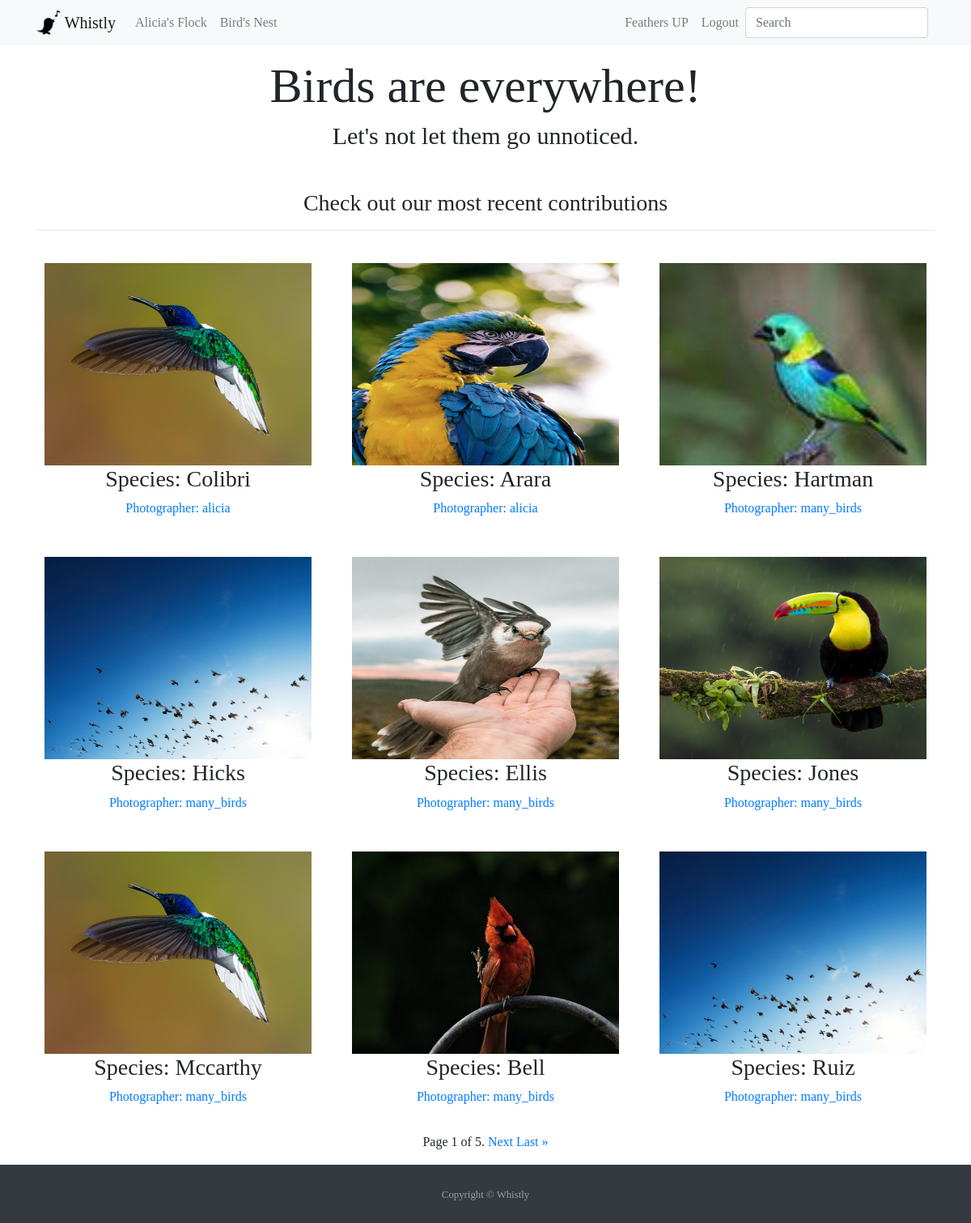
Page /birds_nest/ (signed in) on the committed database.
### users/models.py (models this page shows, shortened)
class CustomUser(AbstractUser):
    id = models.UUIDField(
        primary_key=True,
        default=uuid.uuid4,
        editable=False
    )
    profile_picture = models.ImageField(upload_to='profile_pics', blank=True, default='default/default_profile_pic.jpg', validators=[file_size])
    about_user = models.TextField(max_length=600, blank=True, default='Enter a nice description here')
    registered_at = models.DateField(auto_now_add=True)

### birds/models.py (models this page shows, shortened)
class TimeStampedModel(models.Model):
    created = models.DateTimeField(auto_now_add=True)
    modified = models.DateTimeField(auto_now=True)
    class Meta:
        abstract = True

class Bird(TimeStampedModel):
    id = models.UUIDField(
        primary_key=True,
        default=uuid.uuid4,
        editable=False
    )
    species = models.CharField(max_length=150, blank=False)
    location = models.CharField(max_length=200, blank=False)
    picture = models.ImageField(upload_to='bird', blank=False, validators=[file_size])
    photographer = models.ForeignKey(
        get_user_model(),
        on_delete=models.CASCADE,
        related_name='photographers',)
    photographer_comment = models.TextField(max_length=500)
    class Meta:
        ordering = ['-created']
    def get_absolute_url(self):
        return reverse("bird_detail", kwargs={"pk": self.pk})

### pages/views.py (the view)
# urls.py: path('birds_nest/', BirdsNestListView.as_view(), name='birds_nest'),
class BirdsNestListView(ListView):
    model = Bird
    template_name = 'bird/bird_list.html'
    context_object_name = 'birds_list'
    paginate_by = 9

### templates/bird/bird_list.html (shortened to what this page needs)
{% extends '_base.html' %}
{% load crispy_forms_tags %}
{% block content %}
<div class="container" align=center>
    <h3>Check out our most recent contributions</h3>
    <hr class="mb-4">
    <div class="row">
        {% for bird in birds_list %}
            <div class="col-sm-6 col-md-6 col-lg-4 p-3">
                    <a href="{{ bird.get_absolute_url }}">
                        <img class="" src="{{ bird.picture.url }}" alt="{{ bird.species }}" style="height: 250px; width: 330px">
                    </a>
                <div class="caption">
                    <h3>Species: {{bird.species}}</h3>
                    <a href="{% url 'profile_detail' pk=bird.photographer.pk %}">
                        <p>Photographer: {{bird.photographer}}</p>
                    </a>
                </div>
            </div>
        {% endfor %}
        <div class="container">
            <span class="step-links">
                <span class="current">
                    Page {{ page_obj.number }} of {{ page_obj.paginator.num_pages }}.
                </span>
                {% if page_obj.has_next %}
                    <a href="?page={{ page_obj.next_page_number }}">Next</a>
                    <a href="?page={{ page_obj.paginator.num_pages }}">Last &raquo;</a>
                {% endif %}
            </span>
        </div>
    </div>
</div>
{% endblock content %}

### templates/_base.html (shortened to what this page needs)
<!DOCTYPE html>
{% load static %}
<html lang="en">
<head>
<link rel="stylesheet" href="https://cdnjs.cloudflare.com/ajax/libs/twitter-bootstrap/4.5.0/css/bootstrap.min.css">
<link rel="stylesheet" href="https://cdnjs.cloudflare.com/ajax/libs/font-awesome/5.13.0/css/all.min.css">
<link rel="stylesheet" href="{% static 'css/base.css' %}">
</head>
<body>
<div id="main-div">
    <nav class="navbar fixed-top navbar-expand-lg navbar-light bg-light">
      <div class="container">
        <div class="navbar-header">
          <a href="{% url 'home' %}" class="navbar-brand">
            <img src="{% static 'img/icon.png' %}" width="30" height="30" class="d-inline-block align-top" alt="icon">
            Whistly
          </a>
        </div>
        <div class="collapse navbar-collapse" id="navbarSupportedContent">
        <ul class="navbar-nav mr-auto">
          {% if user.is_authenticated %}
            <li class="nav-item">
              <a class="nav-link" href="{% url 'profile_detail' pk=user.pk %}">{{ user|title }}'s Flock</a></li>
            <li class="nav-item">
          {% endif %}
            <li class="nav-item">
              <a class="nav-link" href="{% url 'birds_nest' %}">Bird's Nest</a></li>
        </ul>
        <ul class="navbar-nav ml-auto">
          {% if user.is_authenticated %}
              <li class="nav-item">
                <a class="nav-link" href="{% url 'add_bird' %}">Feathers UP</a>
              </li>
              <li class="nav-item">
                <a class="nav-link" href="{% url 'account_logout' %}">Logout</a>
              </li>
          {% endif %}
            <form action="{% url 'search_results' %}" method="GET" class="form-inline my-2 my-lg-0">
              <input name='q' class="form-control mr-sm-2" type="search" placeholder="Search" aria-label="Search">
            </form>
        </ul>
      </div>
      </div>
    </nav>
    <div class="container" style="padding-top: 70px" align=center>
          <h1 id="base_h1">Birds are everywhere!</h1>
          <h6 id="base_h6" class="mb-5">Let's not let them go unnoticed.</h6>
    </div>
    {% block content %}
    {% endblock content %}
<div>
  <footer id="sticky-footer" class="py-4 mt-3 bg-dark text-white-50">
    <div class="container text-center">
      <small>Copyright &copy; Whistly</small>
    </div>
  </footer>
</div>
</div>
</body>
</html>

### static/css/base.css (style rules this page uses)
body { font-family: 'Caladea', serif; }
#base_h1 { font-size: 60px; }
#base_h6 { font-size: 30px; }

### rows in the picture
CustomUser: username "Alicia"
Bird: picture (picture), species "Colibri", photographer "alicia"
Bird: picture (picture), species "Arara", photographer "alicia"
Bird: picture (picture), species "Hartman", photographer "many_birds"
Bird: picture (picture), species "Hicks", photographer "many_birds"
Bird: picture (picture), species "Ellis", photographer "many_birds"
Bird: picture (picture), species "Jones", photographer "many_birds"
Bird: picture (picture), species "Mccarthy", photographer "many_birds"
Bird: picture (picture), species "Bell", photographer "many_birds"
Bird: picture (picture), species "Ruiz", photographer "many_birds"

### other values in the picture
{{ page_obj.number }} "1"
{{ page_obj.paginator.num_pages }} "5"
